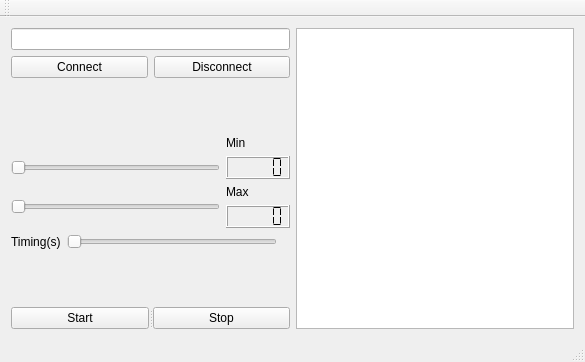
<?xml version="1.0" encoding="UTF-8"?>
<ui version="4.0">
 <class>MainWindow</class>
 <widget class="QMainWindow" name="MainWindow">
  <property name="geometry">
   <rect>
    <x>0</x>
    <y>0</y>
    <width>585</width>
    <height>362</height>
   </rect>
  </property>
  <property name="windowTitle">
   <string>MainWindow</string>
  </property>
  <widget class="QWidget" name="centralWidget">
   <layout class="QHBoxLayout" name="horizontalLayout_3">
    <item>
     <layout class="QVBoxLayout" name="verticalLayout">
      <item>
       <widget class="QLineEdit" name="lineEdit"/>
      </item>
      <item>
       <layout class="QHBoxLayout" name="horizontalLayout">
        <item>
         <widget class="QPushButton" name="pushButtonConnect">
          <property name="text">
           <string>Connect</string>
          </property>
         </widget>
        </item>
        <item>
         <widget class="QPushButton" name="pushButtonDesconect">
          <property name="text">
           <string>Disconnect</string>
          </property>
         </widget>
        </item>
       </layout>
      </item>
      <item>
       <spacer name="verticalSpacer">
        <property name="orientation">
         <enum>Qt::Vertical</enum>
        </property>
        <property name="sizeHint" stdset="0">
         <size>
          <width>20</width>
          <height>18</height>
         </size>
        </property>
       </spacer>
      </item>
      <item>
       <layout class="QGridLayout" name="gridLayout">
        <item row="0" column="1">
         <widget class="QLabel" name="label_2">
          <property name="text">
           <string>Min</string>
          </property>
         </widget>
        </item>
        <item row="1" column="0">
         <widget class="QSlider" name="horizontalSliderMin">
          <property name="orientation">
           <enum>Qt::Horizontal</enum>
          </property>
         </widget>
        </item>
        <item row="1" column="1">
         <widget class="QLCDNumber" name="lcdNumberMin">
          <property name="segmentStyle">
           <enum>QLCDNumber::Flat</enum>
          </property>
         </widget>
        </item>
        <item row="2" column="0" rowspan="2">
         <widget class="QSlider" name="horizontalSliderMax">
          <property name="orientation">
           <enum>Qt::Horizontal</enum>
          </property>
         </widget>
        </item>
        <item row="2" column="1">
         <widget class="QLabel" name="label_3">
          <property name="text">
           <string>Max</string>
          </property>
         </widget>
        </item>
        <item row="3" column="1">
         <widget class="QLCDNumber" name="lcdNumberMax">
          <property name="segmentStyle">
           <enum>QLCDNumber::Flat</enum>
          </property>
         </widget>
        </item>
       </layout>
      </item>
      <item>
       <layout class="QHBoxLayout" name="horizontalLayout_2">
        <item>
         <widget class="QLabel" name="label_4">
          <property name="text">
           <string>Timing(s)</string>
          </property>
         </widget>
        </item>
        <item>
         <widget class="QSlider" name="horizontalSliderTiming">
          <property name="maximum">
           <number>59</number>
          </property>
          <property name="orientation">
           <enum>Qt::Horizontal</enum>
          </property>
         </widget>
        </item>
        <item>
         <widget class="QLabel" name="labelTiming">
          <property name="text">
           <string/>
          </property>
         </widget>
        </item>
       </layout>
      </item>
      <item>
       <spacer name="verticalSpacer_2">
        <property name="orientation">
         <enum>Qt::Vertical</enum>
        </property>
        <property name="sizeHint" stdset="0">
         <size>
          <width>20</width>
          <height>18</height>
         </size>
        </property>
       </spacer>
      </item>
      <item>
       <widget class="QSplitter" name="splitter_2">
        <property name="orientation">
         <enum>Qt::Horizontal</enum>
        </property>
        <widget class="QPushButton" name="pushButtonPut">
         <property name="text">
          <string>Start</string>
         </property>
        </widget>
        <widget class="QPushButton" name="pushButtonStop">
         <property name="text">
          <string>Stop</string>
         </property>
        </widget>
       </widget>
      </item>
     </layout>
    </item>
    <item>
     <widget class="QTextEdit" name="textEdit"/>
    </item>
   </layout>
  </widget>
  <widget class="QMenuBar" name="menuBar">
   <property name="geometry">
    <rect>
     <x>0</x>
     <y>0</y>
     <width>585</width>
     <height>22</height>
    </rect>
   </property>
  </widget>
  <widget class="QToolBar" name="mainToolBar">
   <attribute name="toolBarArea">
    <enum>TopToolBarArea</enum>
   </attribute>
   <attribute name="toolBarBreak">
    <bool>false</bool>
   </attribute>
  </widget>
  <widget class="QStatusBar" name="statusBar"/>
 </widget>
 <layoutdefault spacing="6" margin="11"/>
 <resources/>
 <connections>
  <connection>
   <sender>horizontalSliderMin</sender>
   <signal>valueChanged(int)</signal>
   <receiver>lcdNumberMin</receiver>
   <slot>display(int)</slot>
   <hints>
    <hint type="sourcelabel">
     <x>131</x>
     <y>183</y>
    </hint>
    <hint type="destinationlabel">
     <x>235</x>
     <y>175</y>
    </hint>
   </hints>
  </connection>
  <connection>
   <sender>horizontalSliderMax</sender>
   <signal>valueChanged(int)</signal>
   <receiver>lcdNumberMax</receiver>
   <slot>display(int)</slot>
   <hints>
    <hint type="sourcelabel">
     <x>195</x>
     <y>218</y>
    </hint>
    <hint type="destinationlabel">
     <x>236</x>
     <y>231</y>
    </hint>
   </hints>
  </connection>
 </connections>
</ui>
